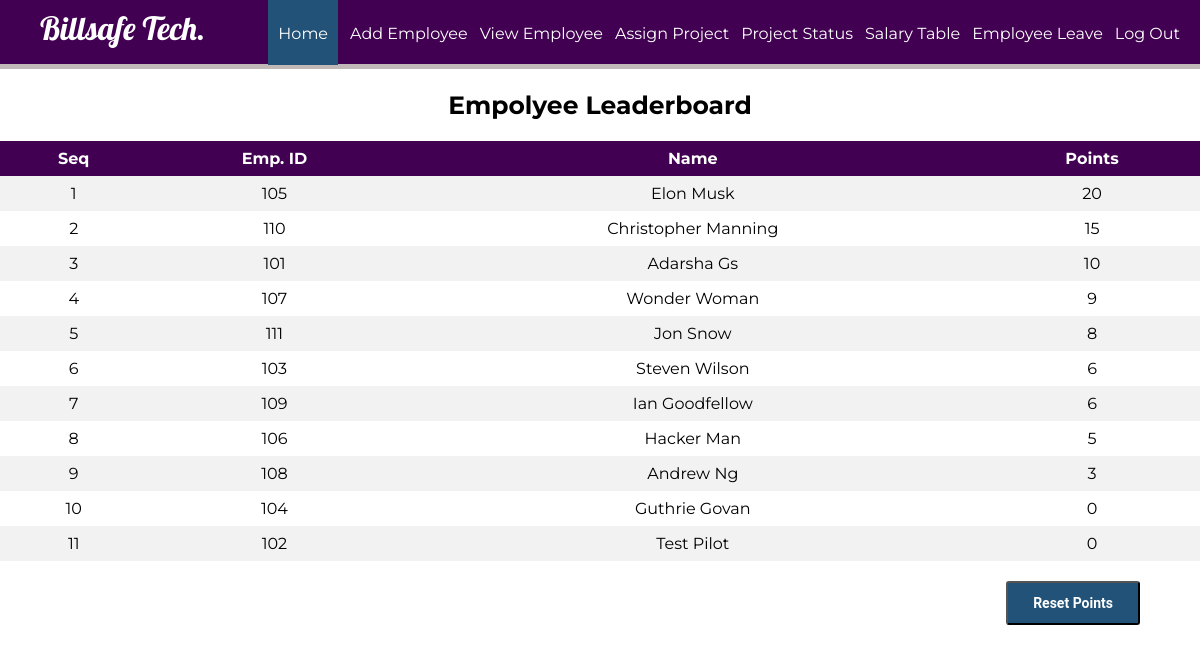
The page /aloginwel.php on the database its author committed.
### tables this page shows
CREATE TABLE `rank` (
  `eid` int(11) NOT NULL,
  `points` int(11) DEFAULT '0'
);

CREATE TABLE `employee` (
  `id` int(11) NOT NULL,
  `firstName` varchar(100) NOT NULL,
  `lastName` varchar(100) NOT NULL,
  `email` varchar(100) NOT NULL,
  `password` text NOT NULL,
  `birthday` date NOT NULL,
  `gender` varchar(10) NOT NULL,
  `contact` varchar(20) NOT NULL,
  `nid` int(20) NOT NULL,
  `address` varchar(100) DEFAULT NULL,
  `dept` varchar(100) NOT NULL,
  `degree` varchar(100) NOT NULL,
  `pic` text NOT NULL
);

### aloginwel.php (the view, shortened to what this page needs)
<?php
$sql = "SELECT id, firstName, lastName,  points FROM employee, rank WHERE rank.eid = employee.id order by rank.points desc";
$result = mysqli_query($conn, $sql);
?>
<html>
<head>
	<link rel="stylesheet" type="text/css" href="styleemplogin.css">
</head>
<body>
	<header>
		<nav>
			<h1>Billsafe Tech.</h1>
			<ul id="navli">
				<li><a class="homecolor" href="aloginwel.php">Home</a></li>
				<li><a class="homeblack" href="addemp.php">Add Employee</a></li>
				<li><a class="homeblack" href="viewemp.php">View Employee</a></li>
				<li><a class="homeblack" href="assign.php">Assign Project</a></li>
				<li><a class="homeblack" href="assignproject.php">Project Status</a></li>
				<li><a class="homeblack" href="salaryemp.php">Salary Table</a></li>
				<li><a class="homeblack" href="empleave.php">Employee Leave</a></li>
				<li><a class="homeblack" href="alogin.html">Log Out</a></li>
			</ul>
		</nav>
	</header>
	<div class="divider"></div>
	<div id="divimg">
		<h2 style="font-family: 'Montserrat', sans-serif; font-size: 25px; text-align: center;">Empolyee Leaderboard </h2>
    	<table>
			<tr bgcolor="#000">
				<th align = "center">Seq</th>
				<th align = "center">Emp. ID</th>
				<th align = "center">Name</th>
				<th align = "center">Points</th>
			</tr>
			<?php
				$seq = 1;
				while ($employee = mysqli_fetch_assoc($result)) {
					echo "<tr>";
					echo "<td>".$seq."</td>";
					echo "<td>".$employee['id']."</td>";
					echo "<td>".$employee['firstName']." ".$employee['lastName']."</td>";
					echo "<td>".$employee['points']."</td>";
					$seq+=1;
				}
			?>
		</table>
		<div class="p-t-20">
			<button class="btn btn--radius btn--green" type="submit" style="float: right; background-color: #225277; margin-right: 60px"><a href="reset.php" style="text-decoration: none;  color: white;"> Reset Points</button>
		</div>
	</div>
</body>
</html>

### styleemplogin.css (style rules this page uses)
body { margin: 0px; }
header { background: #410051; color: white; padding: 8px 20px 6px 40px; height: 50px; }
header h1 { display: inline; font-family: 'Lobster', cursive; font-weight: 400; font-size: 32px; float: left; margin-top: 0px; margin-right: 10px; }
nav ul { display: inline; padding: 0px; float: right; }
nav ul li { display: inline-block; list-style-type: none; color: white; float: left; margin-left: 12px; }
nav ul li a { color: white; text-decoration: none; }
#navli { font-family: 'Montserrat', sans-serif; }
.homecolor { background-color: #225277; padding: 30px 10px 22px 10px; }
.divider { background-color: #c1b8b8; height: 5px; }
table { margin: 0px; border-collapse: collapse; width: 100%; font-family: 'Montserrat', sans-serif; }
th, td { text-align: center; padding: 8px; }
tr:nth-child(even) { background-color: #f2f2f2 }
th { background-color: #410051; color: white; }
.p-t-20 { padding-top: 20px; }
.btn { line-height: 40px; display: inline-block; padding: 0 25px; cursor: pointer; font-family: "Roboto", "Arial", "Helvetica Neue", sans-serif; color: black; -webkit-transition: all 0.4s ease; -o-transition: all 0.4s ease; -moz-transition: all 0.4s ease; transition: all 0.4s ease; font-size: 14px; font-weight: 700; }
.btn--radius { -webkit-border-radius: 3px; -moz-border-radius: 3px; border-radius: 3px; }

### rows shown on the page
rank: eid "105", eid.firstName "Elon", eid.lastName "Musk", points "20"
rank: eid "110", eid.firstName "Christopher", eid.lastName "Manning", points "15"
rank: eid "101", eid.firstName "Adarsha", eid.lastName "Gs", points "10"
rank: eid "107", eid.firstName "Wonder", eid.lastName "Woman", points "9"
rank: eid "111", eid.firstName "Jon", eid.lastName "Snow", points "8"
rank: eid "103", eid.firstName "Steven", eid.lastName "Wilson", points "6"
rank: eid "109", eid.firstName "Ian", eid.lastName "Goodfellow", points "6"
rank: eid "106", eid.firstName "Hacker", eid.lastName "Man", points "5"
rank: eid "108", eid.firstName "Andrew", eid.lastName "Ng", points "3"
rank: eid "104", eid.firstName "Guthrie", eid.lastName "Govan", points "0"
rank: eid "102", eid.firstName "Test", eid.lastName "Pilot", points "0"
